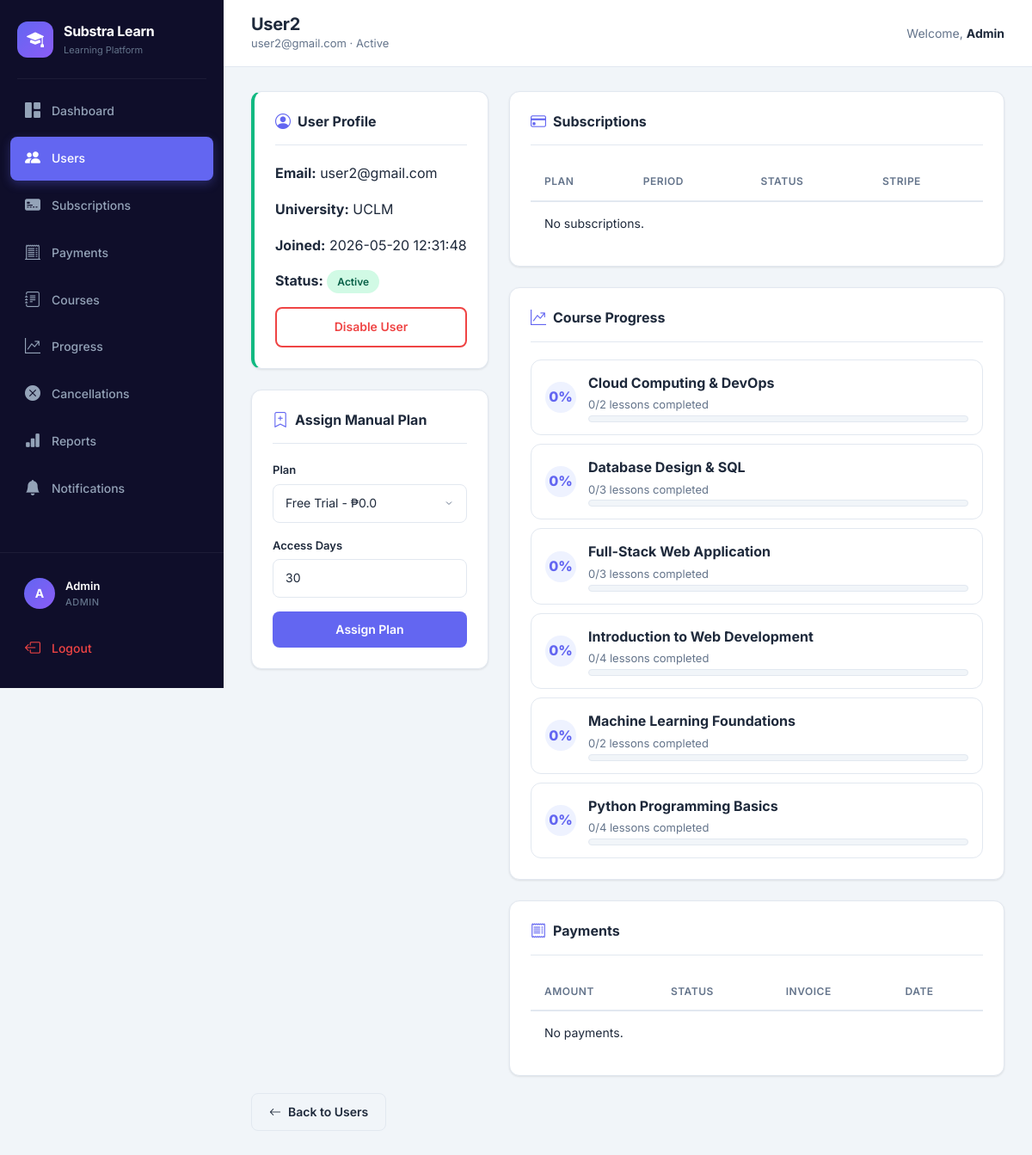
Page /admin/user/3 (signed in) on the committed database.
### tables this page shows
CREATE TABLE users (
    id INTEGER PRIMARY KEY AUTOINCREMENT,
    name TEXT NOT NULL,
    email TEXT UNIQUE NOT NULL,
    password TEXT NOT NULL,
    role TEXT DEFAULT 'user',
    status TEXT DEFAULT 'active',
    university TEXT DEFAULT '',
    email_verified INTEGER DEFAULT 1,
    created_at TEXT DEFAULT (datetime('now'))
);

CREATE TABLE courses (
    id INTEGER PRIMARY KEY AUTOINCREMENT,
    title TEXT NOT NULL,
    description TEXT DEFAULT '',
    plan_id INTEGER NOT NULL,
    status TEXT DEFAULT 'draft',
    thumbnail_url TEXT DEFAULT '',
    level TEXT DEFAULT '',
    duration TEXT DEFAULT '',
    created_at TEXT DEFAULT (datetime('now')),
    FOREIGN KEY (plan_id) REFERENCES plans(id)
);

### app.py (the view)
@app.route("/admin/user/<int:user_id>")
@admin_required
def admin_user_detail(user_id):
    conn = get_db(); user = conn.execute("SELECT * FROM users WHERE id=?", (user_id,)).fetchone()
    if not user: conn.close(); flash("User not found", "danger"); return redirect("/admin/users")
    subs = conn.execute("""SELECT s.*, p.name as plan_name, p.price, p.billing_cycle FROM subscriptions s JOIN plans p ON s.plan_id=p.id WHERE s.user_id=? ORDER BY s.id DESC""", (user_id,)).fetchall()
    progress = conn.execute("""SELECT c.id, c.title, COUNT(DISTINCT l.id) total_lessons, COUNT(DISTINCT CASE WHEN COALESCE(lp.progress_percent,0)>=100 THEN l.id END) completed_lessons FROM courses c LEFT JOIN lessons l ON l.course_id=c.id LEFT JOIN lesson_progress lp ON lp.lesson_id=l.id AND lp.user_id=? GROUP BY c.id ORDER BY c.title""", (user_id,)).fetchall()
    payments = conn.execute("SELECT * FROM payments WHERE user_id=? ORDER BY id DESC", (user_id,)).fetchall()
    plans = conn.execute("SELECT * FROM plans WHERE status='active' ORDER BY price").fetchall(); conn.close()
    return render_template("admin_user_detail.html", user=user, subs=subs, progress=progress, payments=payments, plans=plans)

### app.py (called while the page is built)
def get_db():
    conn = sqlite3.connect(os.getenv("DATABASE_PATH", DB_PATH), timeout=10)
    conn.row_factory = sqlite3.Row
    conn.execute("PRAGMA journal_mode=WAL")
    conn.execute("PRAGMA busy_timeout=10000")
    conn.execute("PRAGMA foreign_keys=ON")
    return conn

def get_csrf_token():
    if "_csrf_token" not in session:
        session["_csrf_token"] = secrets.token_urlsafe(32)
    return session["_csrf_token"]

@app.context_processor
def inject_helpers():
    def csrf_field():
        return Markup(f'<input type="hidden" name="csrf_token" value="{escape(get_csrf_token())}">')
    return {"csrf_token": get_csrf_token, "csrf_field": csrf_field}

@app.before_request
def protect_posts():
    if request.method != "POST" or request.endpoint == "stripe_webhook":
        return
    sent = request.form.get("csrf_token", "")
    expected = session.get("_csrf_token", "")
    if not expected or not hmac.compare_digest(sent, expected):
        abort(400, "Invalid CSRF token")

def admin_required(func):
    @wraps(func)
    def wrapper(*args, **kwargs):
        if "user_id" not in session or session.get("role") != "admin":
            flash("Access denied", "danger")
            return redirect("/login")
        return func(*args, **kwargs)
    return wrapper

@app.before_request
def refresh_badges():
    if "user_id" not in session:
        return
    try:
        conn = get_db()
        session["notification_count"] = conn.execute(
            "SELECT COUNT(*) FROM notifications WHERE user_id=? AND is_read=0", (session["user_id"],)
        ).fetchone()[0]
        if session.get("role") == "admin":
            session["pending_count"] = conn.execute("SELECT COUNT(*) FROM cancellation_requests WHERE status='pending'").fetchone()[0]
            session["failed_payment_count"] = conn.execute("SELECT COUNT(*) FROM payments WHERE status='failed'").fetchone()[0]
        conn.close()
    except Exception:
        pass

### templates/admin_user_detail.html
{% extends "base.html" %}
{% block page_title %}{{ user['name'] }}{% endblock %}
{% block page_subtitle %}{{ user['email'] }} · {{ user['status']|title }}{% endblock %}
{% block content %}
<div class="row g-4">
  <div class="col-lg-4"><div class="content-card active-sub-card"><div class="card-header-custom"><h2 class="card-title"><i class="bi bi-person-circle"></i> User Profile</h2></div><p><strong>Email:</strong> {{ user['email'] }}</p><p><strong>University:</strong> {{ user['university'] or '—' }}</p><p><strong>Joined:</strong> {{ user['created_at'] }}</p><p><strong>Status:</strong> <span class="badge-status {{ 'badge-active' if user['status']=='active' else 'badge-expired' }}">{{ user['status']|title }}</span></p><form method="POST" action="/admin/user/{{ user['id'] }}/toggle_status" onsubmit="return confirmSubmit('Change this user status?')">{{ csrf_field()|safe }}<button class="btn-custom btn-outline-danger w-100">{{ 'Disable' if user['status']=='active' else 'Enable' }} User</button></form></div>
  <div class="content-card mt-4"><div class="card-header-custom"><h2 class="card-title"><i class="bi bi-bookmark-plus"></i> Assign Manual Plan</h2></div><form method="POST" action="/admin/user/{{ user['id'] }}/assign_plan">{{ csrf_field()|safe }}<div class="form-group"><label class="form-label">Plan</label><select name="plan_id" class="form-input">{% for p in plans %}<option value="{{ p['id'] }}">{{ p['name'] }} - ₱{{ p['price'] }}</option>{% endfor %}</select></div><div class="form-group"><label class="form-label">Access Days</label><input type="number" name="days" value="30" min="1" class="form-input"></div><button class="btn-custom btn-primary-custom w-100">Assign Plan</button></form></div></div>
  <div class="col-lg-8"><div class="content-card"><div class="card-header-custom"><h2 class="card-title"><i class="bi bi-credit-card"></i> Subscriptions</h2></div><div class="table-wrapper"><table class="table-custom"><thead><tr><th>Plan</th><th>Period</th><th>Status</th><th>Stripe</th></tr></thead><tbody>{% for s in subs %}<tr><td>{{ s['plan_name'] }}</td><td>{{ s['start_date'] }} → {{ s['end_date'] }}</td><td><span class="badge-status {{ 'badge-active' if s['status']=='active' else 'badge-expired' }}">{{ s['status']|title }}</span></td><td><span class="text-muted-custom">{{ s['stripe_subscription_id'] or 'Manual/local' }}</span></td></tr>{% else %}<tr><td colspan="4">No subscriptions.</td></tr>{% endfor %}</tbody></table></div></div>
  <div class="content-card mt-4"><div class="card-header-custom"><h2 class="card-title"><i class="bi bi-graph-up-arrow"></i> Course Progress</h2></div><div class="lesson-list">{% for r in progress %}{% set percent = ((r['completed_lessons'] / r['total_lessons'] * 100)|round|int) if r['total_lessons'] else 0 %}<div class="lesson-row"><div class="lesson-number">{{ percent }}%</div><div class="lesson-info"><strong>{{ r['title'] }}</strong><span>{{ r['completed_lessons'] }}/{{ r['total_lessons'] }} lessons completed</span><div class="progress-track progress-track-sm"><div class="progress-fill" style="width: {{ percent }}%;"></div></div></div></div>{% endfor %}</div></div>
  <div class="content-card mt-4"><div class="card-header-custom"><h2 class="card-title"><i class="bi bi-receipt"></i> Payments</h2></div><div class="table-wrapper"><table class="table-custom"><thead><tr><th>Amount</th><th>Status</th><th>Invoice</th><th>Date</th></tr></thead><tbody>{% for p in payments %}<tr><td>{{ p['currency'] }} {{ "%.2f"|format(p['amount']) }}</td><td>{{ p['status'] }}</td><td>{{ p['stripe_invoice_id'] or '—' }}</td><td>{{ p['paid_at'] or p['created_at'] }}</td></tr>{% else %}<tr><td colspan="4">No payments.</td></tr>{% endfor %}</tbody></table></div></div></div>
</div>
<div style="margin-top:20px;"><a href="/admin/users" class="btn-custom btn-secondary-custom"><i class="bi bi-arrow-left"></i> Back to Users</a></div>
{% endblock %}

### static/style.css (style rules this page uses)
:root { --primary: #6366F1; --primary-dark: #4F46E5; --primary-light: #A5B4FC; --primary-bg: #EEF2FF; --secondary: #8B5CF6; --success: #10B981; --success-bg: #D1FAE5; --warning: #F59E0B; --warning-bg: #FEF3C7; --danger: #EF4444; --danger-bg: #FEE2E2; --info: #06B6D4; --info-bg: #CFFAFE; --dark: #0F172A; --sidebar-bg: #0F0E2A; --sidebar-hover: #1E1B4B; --sidebar-active: #6366F1; --bg: #F1F5F9; --card: #FFFFFF; --text: #1E293B; --text-muted: #64748B; --border: #E2E8F0; --radius: 12px; --radius-sm: 8px; --radius-lg: 16px; --shadow: 0 1px 3px rgba(0,0,0,0.06), 0 1px 2px rgba(0,0,0,0.04); --shadow-md: 0 4px 6px rgba(0,0,0,0.05), 0 2px 4px rgba(0,0,0,0.03); --shadow-lg: 0 10px 25px rgba(0,0,0,0.08), 0 4px 10px rgba(0,0,0,0.04); --transition: all 0.2s ease; --sidebar-width: 260px; }
* { margin: 0; padding: 0; box-sizing: border-box; }
body { font-family: 'Inter', -apple-system, BlinkMacSystemFont, 'Segoe UI', sans-serif; background: var(--bg); color: var(--text); line-height: 1.6; -webkit-font-smoothing: antialiased; }
.content-card { background: var(--card); border-radius: var(--radius); padding: 24px; box-shadow: var(--shadow); border: 1px solid var(--border); margin-bottom: 0; }
.card-header-custom { display: flex; align-items: center; justify-content: space-between; margin-bottom: 20px; padding-bottom: 16px; border-bottom: 1px solid var(--border); }
.card-title { font-size: 16px; font-weight: 700; color: var(--text); display: flex; align-items: center; gap: 8px; margin: 0; }
.card-title i { color: var(--primary); font-size: 18px; }
.table-wrapper { overflow-x: auto; }
.table-custom { width: 100%; border-collapse: collapse; }
.table-custom thead th { padding: 12px 16px; font-size: 12px; font-weight: 600; color: var(--text-muted); text-transform: uppercase; letter-spacing: 0.5px; border-bottom: 2px solid var(--border); text-align: left; white-space: nowrap; }
.table-custom tbody td { padding: 14px 16px; font-size: 14px; border-bottom: 1px solid var(--border); color: var(--text); vertical-align: middle; }
.table-custom tbody tr { transition: var(--transition); }
.table-custom tbody tr:last-child td { border-bottom: none; }
.badge-status { display: inline-flex; align-items: center; padding: 4px 12px; border-radius: 20px; font-size: 12px; font-weight: 600; white-space: nowrap; }
.badge-active { background: var(--success-bg); color: #065F46; }
.btn-custom { display: inline-flex; align-items: center; justify-content: center; gap: 8px; padding: 10px 20px; border-radius: var(--radius-sm); font-size: 14px; font-weight: 600; text-decoration: none; border: none; cursor: pointer; transition: var(--transition); white-space: nowrap; }
.btn-primary-custom { background: var(--primary); color: white; }
.btn-secondary-custom { background: var(--bg); color: var(--text); border: 1px solid var(--border); }
.btn-outline-danger { background: transparent; color: var(--danger); border: 2px solid var(--danger); }
.w-100 { width: 100%; }
.form-group { margin-bottom: 16px; flex: 1; }
.form-label { display: block; font-size: 13px; font-weight: 600; color: var(--text); margin-bottom: 6px; }
.form-input { width: 100%; padding: 10px 14px; border: 1.5px solid var(--border); border-radius: var(--radius-sm); font-size: 14px; font-family: inherit; color: var(--text); background: var(--card); transition: var(--transition); outline: none; }
.form-input::placeholder { color: #CBD5E1; }
select.form-input { cursor: pointer; appearance: none; background-repeat: no-repeat; background-position: right 14px center; padding-right: 36px; }
.active-sub-card { border-left: 4px solid var(--success); }
.mt-4 { margin-top: 24px; }
.progress-track { width: 100%; height: 12px; background: var(--bg); border-radius: 999px; overflow: hidden; border: 1px solid var(--border); }
.progress-track-sm { height: 8px; }
.lesson-list { display: flex; flex-direction: column; gap: 10px; }
.lesson-row { display: flex; align-items: center; gap: 14px; padding: 14px 16px; border: 1px solid var(--border); border-radius: var(--radius); text-decoration: none; color: var(--text); transition: var(--transition); background: #FFFFFF; }
.lesson-number { width: 36px; height: 36px; border-radius: 50%; background: var(--primary-bg); color: var(--primary); display: flex; align-items: center; justify-content: center; font-weight: 800; flex-shrink: 0; }
.lesson-info { display: flex; flex-direction: column; gap: 2px; flex: 1; }
.lesson-info span { color: var(--text-muted); font-size: 13px; }

### rows in the picture
users: name "User2", email "user2@gmail.com", status "Active", university "UCLM", created_at "2026-05-20 12:31:48", status "Disable"
courses: percent "0", title "Cloud Computing & DevOps", completed_lessons "0", total_lessons "2"
courses: percent "0", title "Database Design & SQL", completed_lessons "0", total_lessons "3"
courses: percent "0", title "Full-Stack Web Application", completed_lessons "0", total_lessons "3"
courses: percent "0", title "Introduction to Web Development", completed_lessons "0", total_lessons "4"
courses: percent "0", title "Machine Learning Foundations", completed_lessons "0", total_lessons "2"
courses: percent "0", title "Python Programming Basics", completed_lessons "0", total_lessons "4"

### other values in the picture
{{ session.get('user_name', 'U')[0]|upper }} "A"
{{ session.get('user_name') }} "Admin"
{{ session.get('role')|upper }} "ADMIN"
form field plan_id "Free Trial - ₱0.0"
